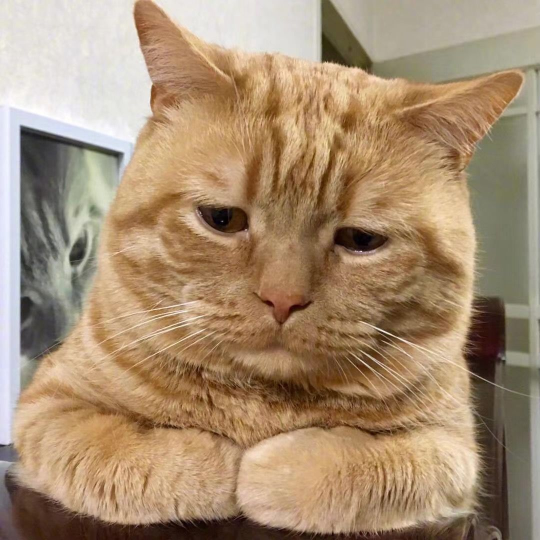
#> input picture lxfbasic/16.0.1Pillow/test.jpg, 1080 x 1080 px (shown at 1/2 size)
$ python demo1.py   (older library calls are emulated)
#> lines starting #> are read from the running program, lines starting #| are printed output that depends on the picture
"""
PIL：Python Imaging Library，已经是Python平台事实上的图像处理标准库了。PIL功能非常强大，但API却非常简单易用。

由于PIL仅支持到Python 2.7，加上年久失修，于是一群志愿者在PIL的基础上创建了兼容的版本，名字叫Pillow，支持最新Python 3.x，又加入了许多新特性，因此，我们可以直接安装使用Pillow。

安装Pillow
如果安装了Anaconda，Pillow就已经可用了。否则，需要在命令行下通过pip安装：

$ pip install pillow
如果遇到Permission denied安装失败，请加上sudo重试。
"""

###操作图像

#来看看最常见的图像缩放操作，只需三四行代码：

from PIL import Image, ImageFilter

# 打开一个jpg图像文件，注意是当前路径:
im = Image.open('test.jpg')
#> im is the input picture: PIL image 1080x1080 RGB; mean R, G, B 166.9, 141.7, 113.8
#获得图像尺寸:
w, h = im.size
#> w = 1080; h = 1080
print('Original image size: %sx%s' %(w, h))
#| Original image size: 1080x1080
# 缩放到50%:
im = im.resize((w//2, h//2), Image.ANTIALIAS)
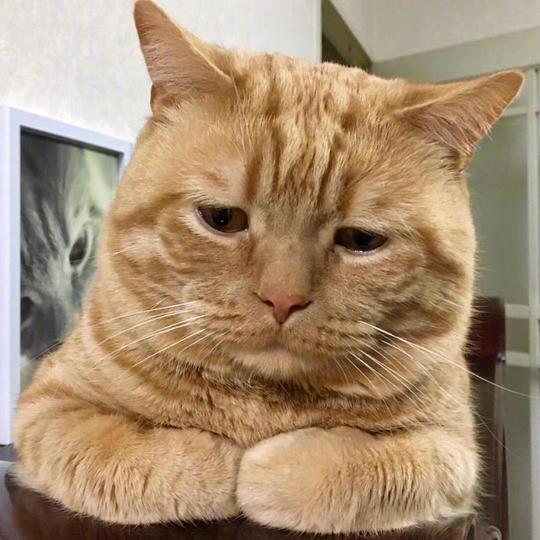
#> im: PIL image 540x540 RGB; mean R, G, B 166.9, 141.7, 113.8
print('Resize image to:%sx%s' %(w//2, h//2))
#| Resize image to:540x540
# 把缩放后的图像用jpeg格式保存:
im.save('thumbnail.jpg', 'jpeg')

#其他功能如切片、旋转、滤镜、输出文字、调色板等一应俱全。
#比如，模糊效果也只需几行代码：

im2 = im.filter(ImageFilter.BLUR)
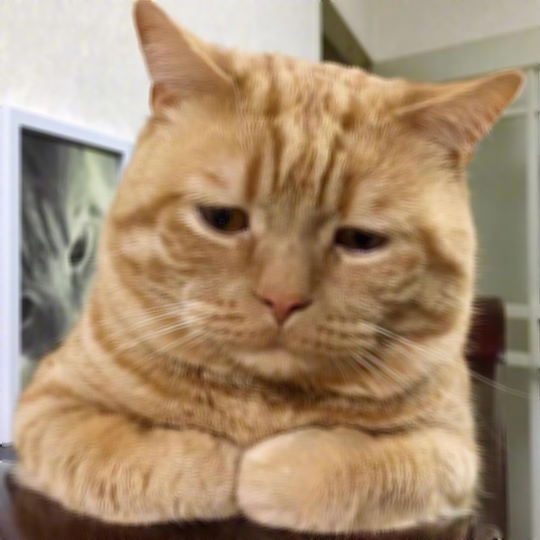
#> im2: PIL image 540x540 RGB; mean R, G, B 166.9, 141.8, 113.8
im2.save('blur.jpg', 'jpeg')
